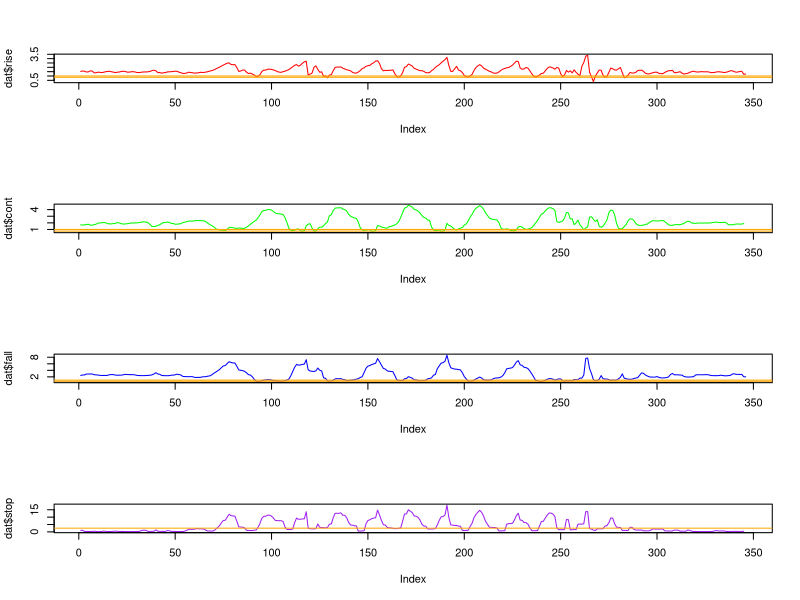

Reproduce this figure in R.
dat = read.csv("recog1462912905.csv", header = FALSE)
names(dat) = c("rise", "fall", "cont", "stop")

par(mfrow = c(4, 1))

plot(dat$rise, col = "red", type = "l")
abline(h = 1, col = "orange")
abline(h = 0.85, col = "orange")

plot(dat$cont, col = "green", type = "l")
abline(h = 1, col = "orange")
abline(h = 0.75, col = "orange")


plot(dat$fall, col = "blue", type = "l")
abline(h = 1, col = "orange")
abline(h = 0.65, col = "orange")


plot(dat$stop, col = "purple", type = "l")
abline(h = 2.5, col = "orange")
